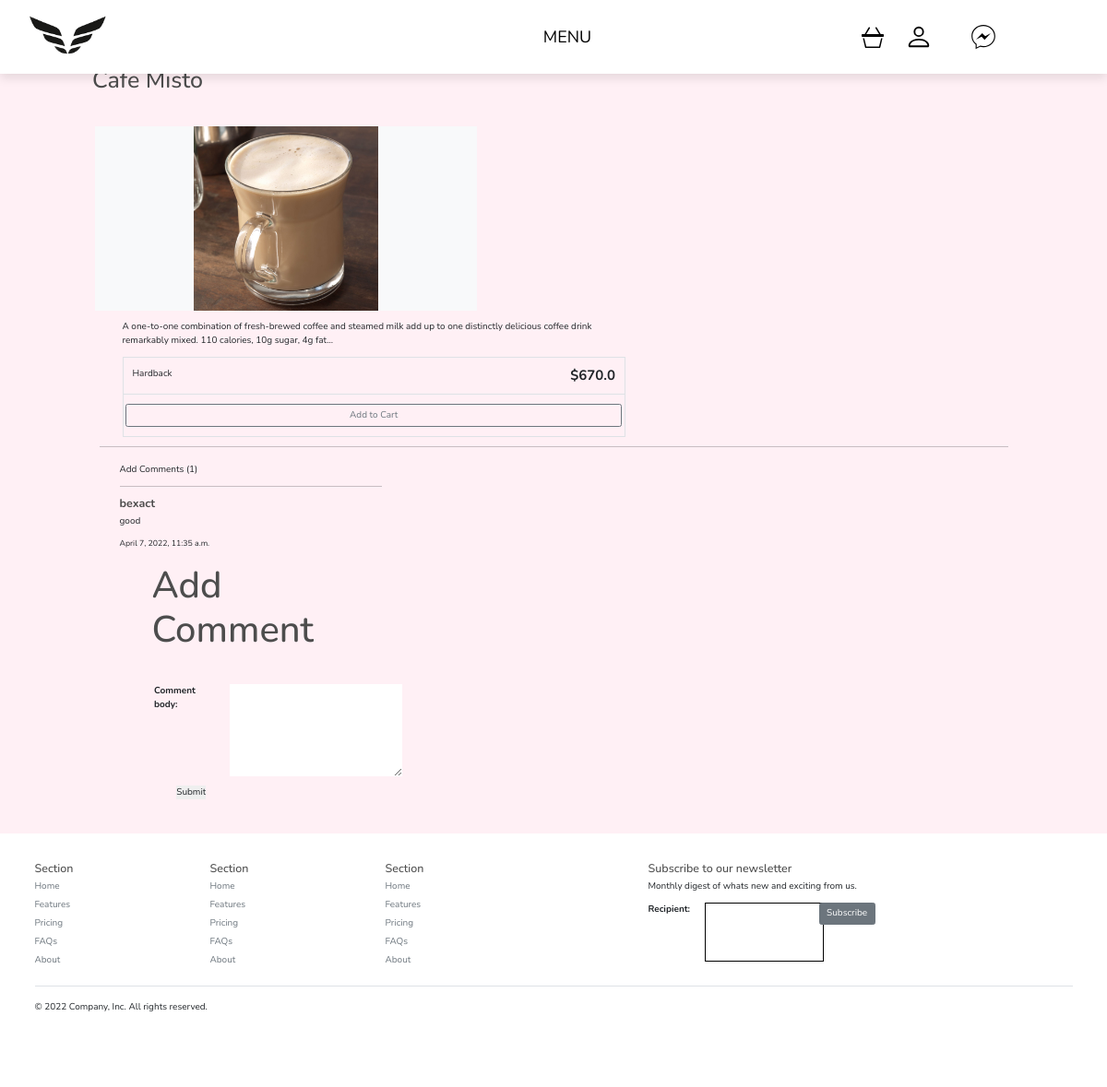
The page /product/cafe-misto/ on the database as committed earlier.
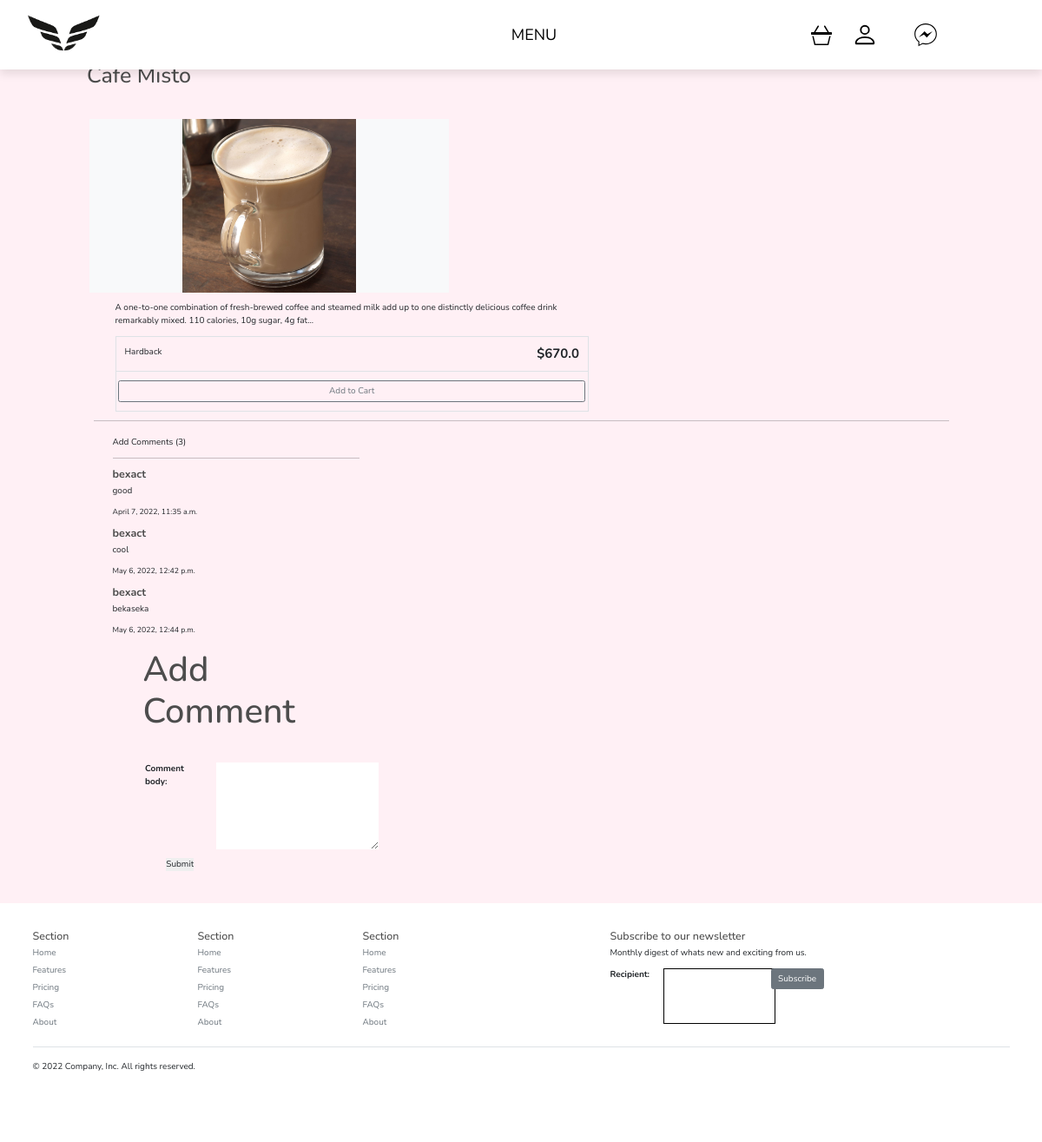
The same page on the database as committed later.
### shop/models.py (models this page shows, shortened)
class Comment(models.Model):
    product = models.ForeignKey(Product, related_name="comments", on_delete=models.CASCADE)
    commenter_name = models.CharField(max_length=200)
    comment_body = models.TextField()
    date_added = models.DateTimeField(auto_now_add=True)

### shop/views.py (the view)
# urls.py: path('product/<slug:slug>/',views.product_detail,name="product_detail"),
def product_detail(request, slug):
    products = get_object_or_404(Product, slug = slug)
    eachProduct = Product.objects.get(slug=slug)
    form1 = CommentForm(instance=eachProduct)
    num_comments = Comment.objects.filter(product=eachProduct).count()
    if request.method == 'POST':
        form1 = CommentForm(request.POST,instance=eachProduct)
        if form1.is_valid():
            name = request.user.username
            body = form1.cleaned_data['comment_body']
            c = Comment(product=eachProduct, commenter_name=name, comment_body=body, date_added= datetime.datetime.now().timestamp())
            c.save()
            return redirect('shops:product_detail' ,slug)
        else:
            print('form is invalid')
    else:
        form1 = CommentForm()
    form = sendEmail(request)
    context = {
        'form':form,
        'product': products,
        'form1':form1,
        'eachProduct':eachProduct,
        'num_comments':num_comments,
    }
    return render(request, 'shop/detail.html', context)

### shop/forms.py
class EmailForm(forms.Form):
    recipient = forms.EmailField()

class CommentForm(forms.ModelForm):
    class Meta:
        model = Comment
        fields = ( 'comment_body',)
        widgets = {
            'comment_body':forms.Textarea(attrs={'class':'forms-control'}),
        }

### shop/models.py (called while the page is built)
    @property
    def imageURL(self):
        try:
            url = self.image.url
        except:
            url = ''
        return url

### shop/utils.py (called while the page is built)
def sendEmail(request,message = 'Thank you!'):
    form = EmailForm()
    message = message
    if request.method == 'POST':
        form = EmailForm(request.POST)
        if form.is_valid():
            cd = form.cleaned_data
            subject = "Subscribing to our news"
            message = message
            send_mail(subject, message,
                      settings.DEFAULT_FROM_EMAIL, [cd['recipient']])
    else:
          form = EmailForm()
    return form

### shop/templates/shop/detail.html (shortened to what this page needs)
{% extends "shop/main.html" %}
{% load static %}
{% block content %}
<h1>{{ product.name }}</h1>
<div class="container">
    <main class="pt-5">
        <div class="row g-3" style="display: grid;">
            <div class="col-md-5 col-lg-5 order-md-first bg-light">
                <img class="img-fluid mx-auto d-block" width="200px" alt="Responsive image" src="{{ product.imageURL }}">
            </div>
            <div class="col-md-7 col-lg-7 ps-md-3 ps-lg-5">
                <p>{{ product.description|slice:":355" }}...</p>
                <div class="border">
                    <div class="col border-bottom">
                        <div class="row p-3">
                            <div class="col-6">Hardback</div>
                            <div class="col-6 text-end"><span class="h4 fw-bold">${{ product.price }}</span></div>
                        </div>
                    </div>
                    <div class="col">
                        <div class="row p-3">
                            <button data-product={{product.id}} data-action="add" class="btn btn-outline-secondary add-btn update-cart">Add to Cart</button>
                        </div>
                    </div>
                </div>
            </div>
        </div>
        <hr>
        <div class="col-md-4">
            <div style="margin: 5px; padding:2px">
               Add Comments ({{ num_comments }})
               <br>
               <hr>
               {% if not eachProduct.comments.all %}
                <p>Not comments added yet...</p>
               {% else %}
                   {% for comment in eachProduct.comments.all %}
                   <h5><strong>{{ comment.commenter_name }}</strong></h5>
                    <p>{{ comment.comment_body }}</p>
                    <p><small>{{ comment.date_added }}</small></p>
                   {% endfor %}
                            <div>
                                <h1 style="font-size: 40px; margin-left: 30px;" class="p-2">
                                    Add Comment
                                </h1>
                                <div class="container m-5">
                                    <form action="" method="post">
                                        {{ form1.as_p }}
                                        <input type="submit" name="Submit">
                                    </form>
                                </div>
                            </div>
               {% endif %}
            </div>
        </div>
    </main>
</div>
{% endblock %}

Rows that differ between the two databases and show on the page:
added Comment: commenter_name "bexact", comment_body "cool", date_added "May 6, 2022, 12:42 p.m."
added Comment: commenter_name "bexact", comment_body "bekaseka", date_added "May 6, 2022, 12:44 p.m."
Other text that changed with them:
{{ num_comments }}: "1" → "3"
